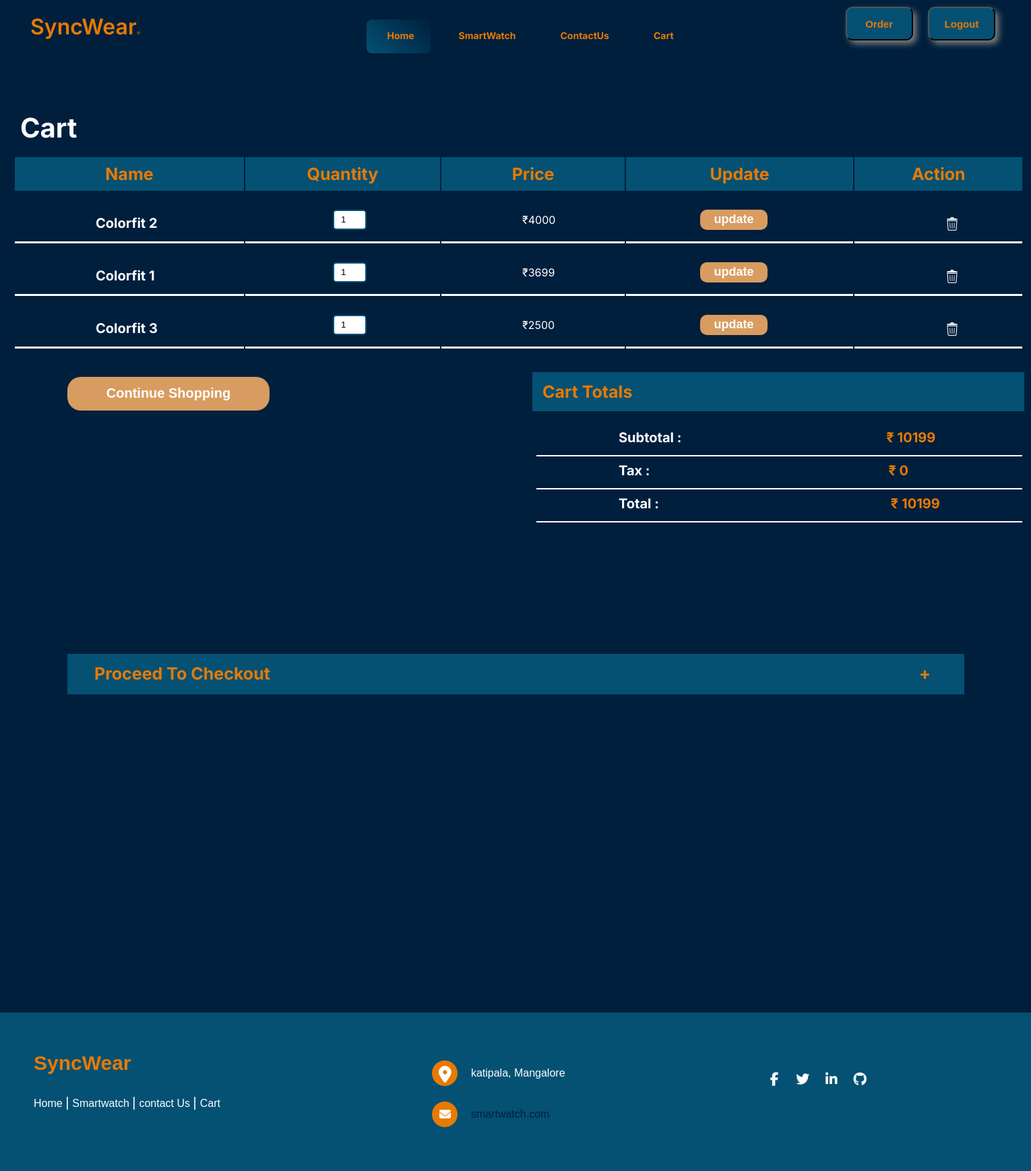
Page /cart.php (signed in) on the committed database.
### tables this page shows
CREATE TABLE `cart` (
  `id` int(100) NOT NULL,
  `userid` int(100) NOT NULL,
  `productid` int(100) NOT NULL,
  `name` varchar(100) NOT NULL,
  `quantity` int(100) NOT NULL,
  `price` int(100) NOT NULL
);

### cart.php (the view, shortened to what this page needs)
<?php
 include'header.php';
$id=$_SESSION['userid'];
 $sql = "SELECT * FROM cart where userid='$id'";
 $result = $conn -> query ($sql);
?>
<!doctype html>
<html lang="en">
<head>
	</head>
	<body>
			<div class="hero1">
				<div class="container">
					<div class="row ">
							<div class="intro-excerpt">
								<h1 style="color:white;margin-left:30px;font-size:40px;">Cart</h1>
							</div>
                    </div>
                     <div class="row">
                    <table class="table">
                    <thead >
                        <tr>
                        <th class="th">Name</th>
                        <th class="th">Quantity</th>
                        <th class="th">Price</th>
                        <th class="th">Update</th>
                        <th class="th">Action</th>
                        </tr>
                    </thead>
                    <tbody>
                    <?php
                    $total=0;
                            if (mysqli_num_rows($result) > 0) {
                                while($row = mysqli_fetch_assoc($result)) {
                                ?>
                        <tr>
                        <td style="padding-top:20px;font-size:20px;font-weight:bold;"><?php echo $row["name"] ?></td>
                        <td style="padding-top:20px;"><form action="<?php echo $_SERVER['PHP_SELF']; ?>" method="post">
                            <input type="number" name="update_quantity" min="1" class="qty" value="<?php echo $row['quantity']; ?>" >
                            </td>
                        <td style="padding-top:10px;">₹<?php echo $row["price"]*$row["quantity"]  ?></td>
                        <?php $total=$total+$row["price"]*$row["quantity"] ;?>
                        <td style="padding-top:20px;width:"><input type="submit" value="update" class="update" name="update_update_btn"></td>
                        <td style="padding-top:20px;"><a href="cart.php?remove=<?php echo $row['id']; ?>"><img src="image/trash.svg" alt="trash" width="20px" height="20px" style="margin-left:15px;"></a></td>
                        </tr>
                        <?php
                        }
                            }
                            else
                                echo "No Products in the Cart";
                            ?>
                    </tbody>
                    </table>
                    </div>
              <div class="row">
                <div class="col">
                      <a href="shop.php"><button class="ctn">Continue Shopping</button></a>
                </div>
                <div class="col">
                  <div class="row ">
                          <h3 class="total">Cart Totals</h3>
                          <span class="sub" style="margin-top:10px;">Subtotal :</span>
                          <?php echo "<strong class='subp' >₹ $total</strong>"; ?>
                            <hr class="totalhr"></hr>
                            <span class="sub" style="margin-top:10px;margin-left">Tax :</span>
                            <strong class='subp' style="margin-left:350px;">₹ 0</strong>
                            <hr class="totalhr"></hr>
                          <span class="sub">Total :</span>
                          <?php echo "<strong class='subp' style='margin-left:340px' >₹ $total</strong>"; ?>
                          <hr class="totalhr"></hr>
                    </div>
                  </div>
                </div>
              </div>
            </div>
            <br>
            <br>
            <br>
            <br>
            <br>
            <br>
            <details>
  <summary>
    Proceed To Checkout
    <span class="icon">+</span>
  </summary>
</details>
<br><br><br><br><br><br><br><br><br>
<?php include('footer.php'); ?>
	</body>
</html>

### css/style.css (style rules this page uses)
body { overflow-x: hidden; position: relative; font-family: "Inter", sans-serif; font-weight: 400; line-height: 28px; color: #E87A00; font-size: 14px; height:1500px; background-color: #001F3D; margin:0; }

### cart.php (style rules this page uses)
* { margin-top:3px; }
.table { width:98%; margin:20px; }
th { color:#E87A00; font-size:25px; text-align:center; height:50px; }
td { color:white; padding-top:20px; padding-left:120px; border:solid white; border-top:none ; border-left: none; border-right: none; }
thead { background-color: #045174; height:45px; }
.qty { width:50px; height:30px; border:2px solid #045174; border-radius:5px; padding-left:10px; margin-left: 10px; }
.update { background-color: #D89C60; color:white; margin-left:-10px; font-weight:bold; font-size: 18px; border-radius: 10px; margin-top:-10px; border:none; width:100px; height:30px; transition: all 0.10s ease-in; }
.ctn { background-color: #D89C60; color:white; width:300px; height:50px; font-size: 20px; font-weight:bold; border-radius: 20px; border:none; margin-top: 20px; margin-left:100px; }
.total { text-align:left; padding:15px; width:700px; background-color: #045174; font-size:25px; font-weight: bold; margin-top:-60px; margin-left:790px; }
.sub { font-weight:bold; font-size:20px; color:white; padding-top: 5px; margin-left: 60%;; }
.subp { text-align:right; margin-top:-28px; font-size:20px; margin-left:300px; }
.totalhr { width:47%; border:1px solid white; opacity:1; margin-top:10px; margin-left:52%; }
details { width:87%; background-color: #045174; color:#E87A00; height:60px; margin:20px; margin-left:100px; }
details > summary { list-style: none; }
summary { font-weight:bold; font-size:25px; margin-left:10px; padding:15px; padding-left:30px; }
.icon { margin-left:75%; }
::placeholder { color: orange; font-size:15px; }
.hero1 { margin-top:50px; }

### rows in the picture
cart: name "Colorfit 2", update_quantity "1", $row['price']*$row['quantity'] "4000"
cart: name "Colorfit 1", update_quantity "1", $row['price']*$row['quantity'] "3699"
cart: name "Colorfit 3", update_quantity "1", $row['price']*$row['quantity'] "2500"

### other values in the picture
$total "10199"
